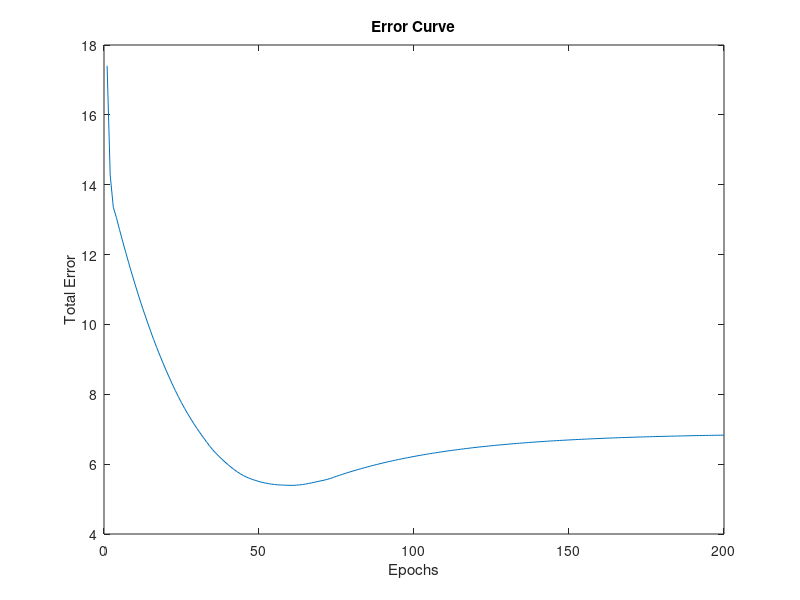
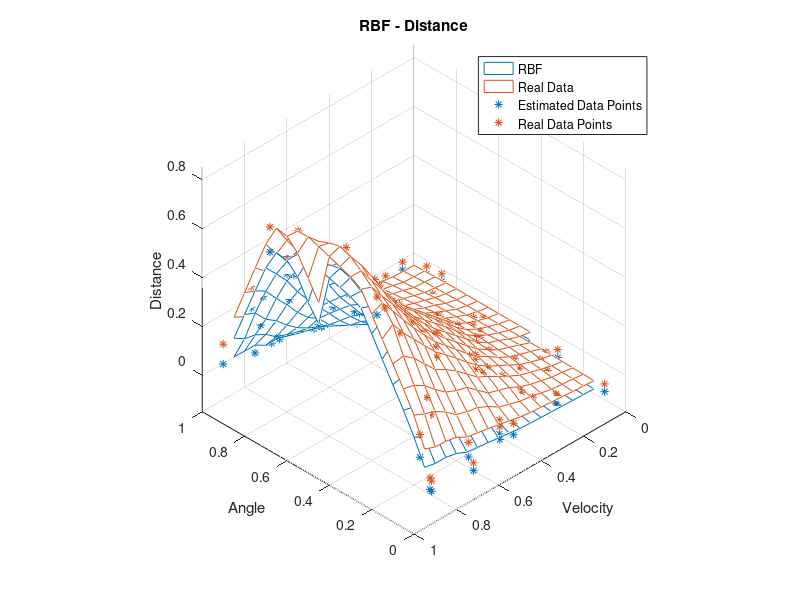
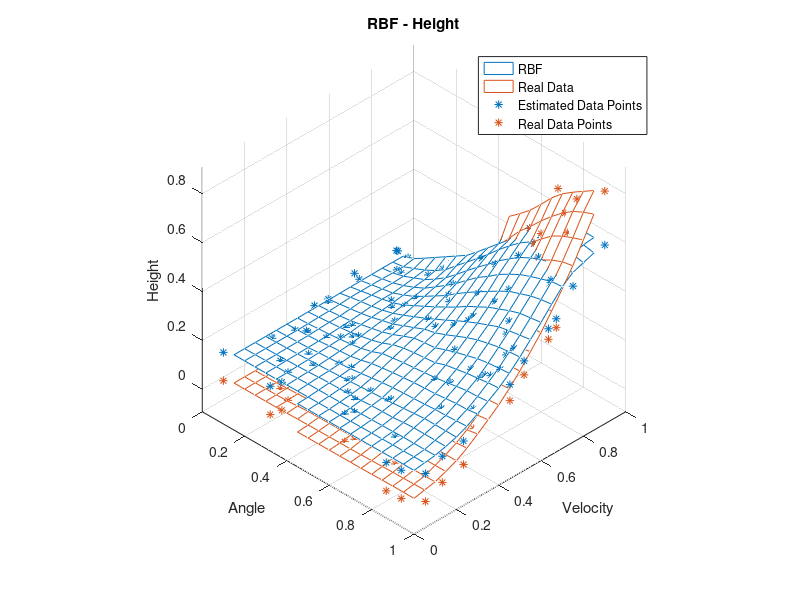
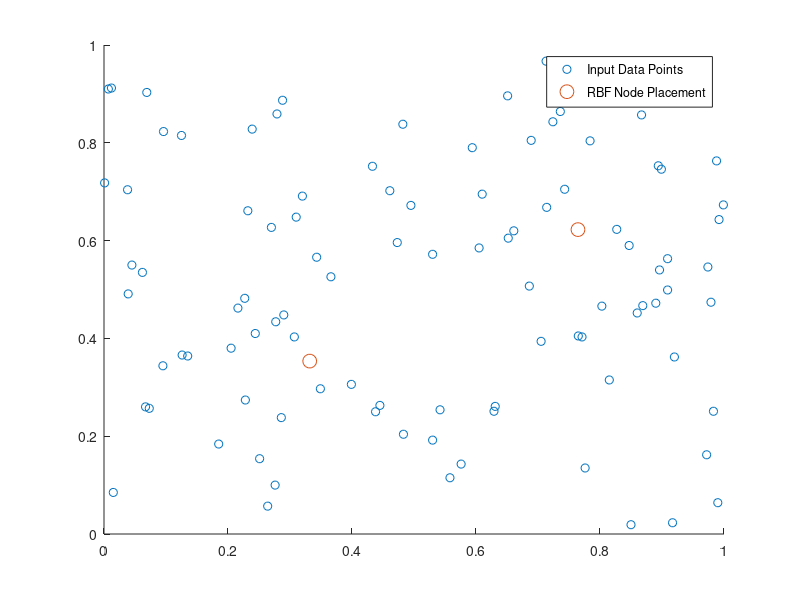

These charts were generated, in order, by the following MATLAB code:
clear all 
close all

b = load('ballist.dat');

input_var = [b(:,1) b(:,2)];
output_var = [b(:,3) b(:,4)];

n_nodes = 2;
epochs = 200;
epochs_CL = 100;
eta_CL = 0.2;
eta = 0.01/n_nodes;
sigma = 0.25;

nodes = rand(n_nodes,2)';
w = 0.01 *randn(1,n_nodes);
w_a = w;
w_v = w;

%CL
for i = 1:epochs_CL
   list = input_var(randperm(size(input_var,1)),[1:2]);
   for j = 1:length(list);
     sample = list(j,:)';
     d = diag(sqrt(((sample-nodes)'*(sample-nodes))));
%         d = abs(sample - nodes);
     [distance winner] = min(d);
     nodes(:,winner) = nodes(:,winner) + eta_CL*(sample-nodes(:,winner));
   end
   
%    scatter(input_var(:,1),input_var(:,2))
%    hold on
%    scatter(nodes(1,:),nodes(2,:),100)
%    legend('Input Data Points','RBF Node Placement')
%    hold off
%    drawnow
   
end

rbf = zeros(length(input_var),2,length(nodes));

for i = 1:length(nodes)
    d = output_var-nodes(:,i)';  
    rbf(:,:,i) = exp(-(d).^2./(2*sigma));
end

output = zeros(2,length(output_var))';
delta = zeros(n_nodes,2);
% err = [0 0];
% f = sum(rbf,3);

%% Kanske borde vara online
for k = 1:epochs
    for i = 1:length(input_var)
%         output(i,:) = w*reshape(rbf(i,:,:),[2,n_nodes])';
        f_temp =  reshape(rbf(i,:,:),[2,n_nodes]);
%         f = w*f_temp';
        output(i,:) = w*f_temp';
    end
    
%     output = f;
    e = (output_var - output);
%     e = (output_var(:,1) - output(:,1));
    
    for j = 1:length(output_var)
%         delta = eta*reshape(sum(e(j)*rbf(j,:,:)),[1 length(rbf(j,:,:))]);
        rbf_temp = reshape(rbf(j,:,:),[2 length(rbf(j,:,:))]);
        e_temp = (e(j,:));
        delta = eta*e_temp*rbf_temp;
        w = w + delta;
    end
    err(k) = sum(sum(abs(e(:,1))));
     
%     scatter(output(:,1),output(:,2))
%     hold on
%     scatter(output_var(:,1),output_var(:,2))
%     hold off
%     drawnow

%     pause(0.2)
end
% figure()
plot(err)
title('Error Curve')
xlabel('Epochs')
ylabel('Total Error')
figure()

w_test = zeros(1,n_nodes);
w_test(1) = 0.75;
% w = w_test;

for i = 1:length(input_var)
    output(i,:) = w*reshape(rbf(i,:,:),[2,n_nodes])';
end

figure()
[xq,yq]=meshgrid(0:0.05:1,0:0.05:1);
vq = griddata(input_var(:,1),input_var(:,2),output(:,1),xq,yq);
mesh(xq,yq,vq,'edgecolor',[0 0.4470 0.7410])
hold on
vq = griddata(input_var(:,1),input_var(:,2),output_var(:,1),xq,yq);
mesh(xq,yq,vq,'edgecolor',[0.8500 0.3250 0.0980])
scatter3(input_var(:,1),input_var(:,2),output(:,1),'*')
scatter3(input_var(:,1),input_var(:,2),output_var(:,1),'*')
axis equal
legend('RBF','Real Data','Estimated Data Points','Real Data Points')
title('RBF - Distance')
xlabel('Angle')
ylabel('Velocity')
zlabel('Distance')
view([-1 1 1])


figure()
[xq,yq]=meshgrid(0:0.05:1,0:0.05:1);
vq = griddata(input_var(:,1),input_var(:,2),output(:,2),xq,yq);
mesh(xq,yq,vq,'edgecolor',[0 0.4470 0.7410])
hold on
vq = griddata(input_var(:,1),input_var(:,2),output_var(:,2),xq,yq);
mesh(xq,yq,vq,'edgecolor',[0.8500 0.3250 0.0980])
scatter3(input_var(:,1),input_var(:,2),output(:,2),'*')
scatter3(input_var(:,1),input_var(:,2),output_var(:,2),'*')
axis equal
title('RBF - Height')
xlabel('Angle')
ylabel('Velocity')
zlabel('Height')
legend('RBF','Real Data','Estimated Data Points','Real Data Points')
view([1 -1 1])

figure()
scatter(input_var(:,1),input_var(:,2))
hold on
scatter(nodes(1,:),nodes(2,:),100)
legend('Input Data Points','RBF Node Placement')

